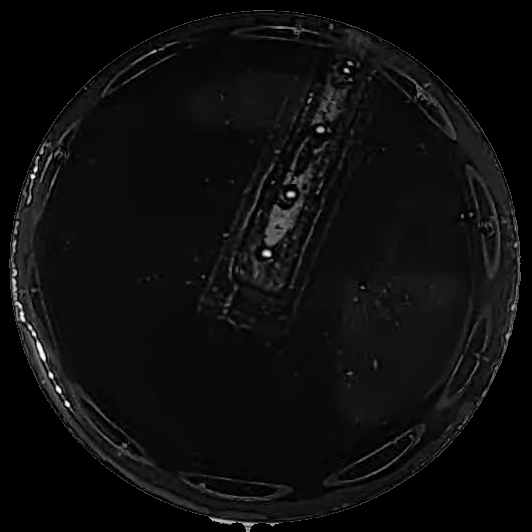
#> input picture PDI/frame2png_output/recording_1764674952183/frame_0011_01122025_112644.png, 532 x 532 px; its folder holds 3 pictures in this run
$ python ice_thickness_user_detection.py
#> lines starting #> are read from the running program, lines starting #| are printed output that depends on the picture; after the words box and inside, x2 and y2 are one past the last pixel; in counts of white or black regions, pixels touching at a corner belong together
import numpy as np
from datetime import datetime, timedelta
import os
import cv2
import math

videofile = 'recording_1764674952183.webm'

# look into the directory and save a frame each 5min
frame_direc = os.path.join("../PDI/frame2png_output/", videofile.split('.')[0])
files = os.listdir(frame_direc)
files_sorted = sorted(files, key=lambda x: int(x.split('_')[3].strip('.png')))

outFolder   = './ice_thickness_trace/'
os.makedirs(outFolder, exist_ok=True)

R_out = int(256)                # from hough detection radius
outer_diam_mm = 51/2
thickness_array = np.array([])
frametime = np.array([])

def draw_circle(event, x, y,flags, param):
    global drawing, thickness_array, cx, cy, R_out, outer_diam_mm

    base = param["base"]      # original image for redraw
    img  = param["img"]       # image shown in window (will be modified)
    win  = param["win"]
    file = param["file"]
    outFolder = param["outFolder"]

    if event == cv2.EVENT_LBUTTONDOWN:
        drawing = True

    elif event == cv2.EVENT_LBUTTONUP:
        drawing = False
        img[:] = base

        radius = int(math.hypot(x - cx, y - cy))
        cv2.circle(img, (cx, cy), radius, (0, 0, 255), 2)

        ice_thick = ((R_out-radius)*outer_diam_mm)/R_out
        thickness_array = np.append(thickness_array, ice_thick)

        print(f"Radius: {radius} [px]")
        print(f"ICE thickness: {ice_thick} [mm]")

        cv2.imshow(win, img)
        name = os.path.splitext(file)[0]
        frame_filename = os.path.join(outFolder, f"{name}_th{ice_thick:.2f}mm.png")
        cv2.imwrite(frame_filename, img)


for file in files_sorted:
    # ---------- UPLOAD FRAME ----------
    file_path = os.path.join(frame_direc, file)
    filename = file.split('_')[3].strip('.png')
    t = datetime.strptime(filename, '%H%M%S')
    frametime = np.append(frametime,t)

    f = cv2.imread(file_path)
#> f is the input picture: shape (532, 532, 3); min 0, max 255, mean 13.6

    # ---------- DRAW OUTER CIRCLE ----------
    # define outer circle
    [w, h] = f.shape[:2]
#> w = 532; h = 532
    cx = w // 2
#> cx = 266
    cy = h // 2
#> cy = 266
    center_out = (int(cx), int(cy))
#> center_out = (266, 266)
    cv2.drawMarker(f, center_out, (0, 0, 255), cv2.MARKER_CROSS, 15, 2)
#> f: shape (532, 532, 3); 0.03% of pixels changed, all inside (x1, y1, x2, y2) = (258, 258, 275, 275)
    cv2.circle(f, center_out, R_out, (255, 0, 0), 2)
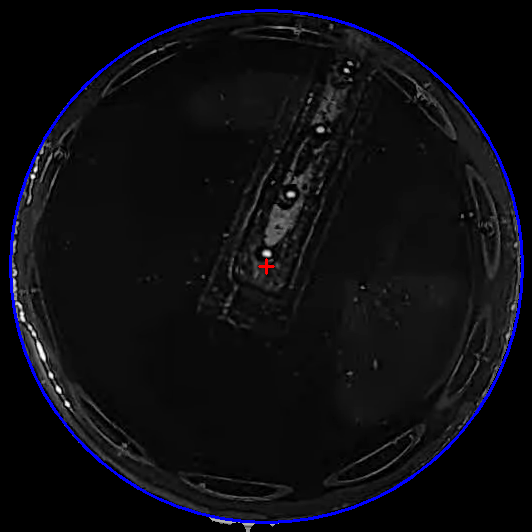
#> f: shape (532, 532, 3); mean B, G, R 17.6, 13.2, 13.3
    # cv2.imshow(file, f)
    # cv2.waitKey(0)

    # ---------- DRAW INNER CIRCLE ----------
    win = "Circle Window: " + str(file)

    img_show = f.copy()  # what you display
    base = f.copy()  # clean copy to redraw on every mouse move

    cv2.namedWindow(win)
    cv2.imshow(win, img_show)

    param = {
        "img": img_show,
        "base": base,
        "win": win,
        "file": file,
        "outFolder": outFolder
    }
    cv2.setMouseCallback(win, draw_circle, param)
    cv2.waitKey(0)
#> pass 2 of the loop `for file in files_sorted:`:
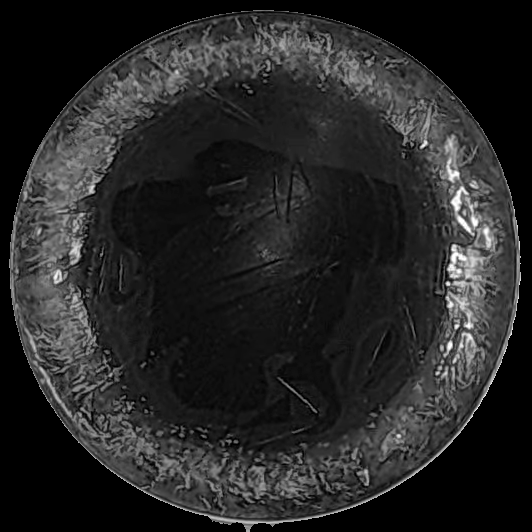
#> input picture PDI/frame2png_output/recording_1764674952183/frame_108011_01122025_122644.png, 532 x 532 px
#> f is the input picture: shape (532, 532, 3); min 0, max 255, mean 37.9
#> `cv2.circle(f, center_out, R_out, (255, 0, 0), 2)`:
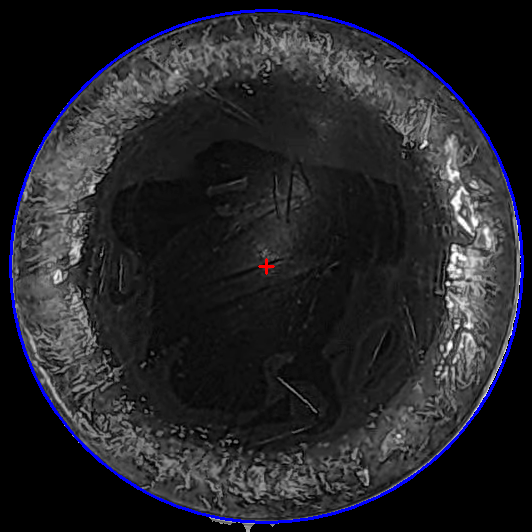
#> f: shape (532, 532, 3); mean B, G, R 41.2, 36.8, 36.9
#> pass 3 of the loop `for file in files_sorted:`:
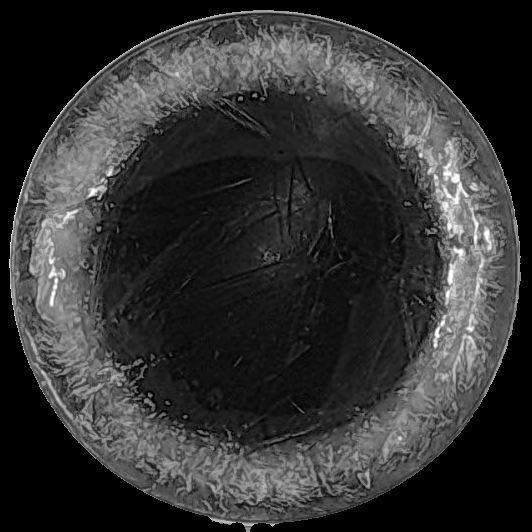
#> input picture PDI/frame2png_output/recording_1764674952183/frame_117011_01122025_123144.png, 532 x 532 px
#> f is the input picture: shape (532, 532, 3); min 0, max 255, mean 50.4
#> `cv2.circle(f, center_out, R_out, (255, 0, 0), 2)`:
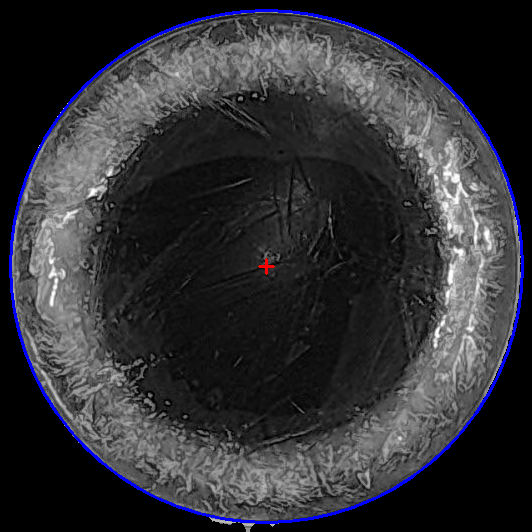
#> f: shape (532, 532, 3); mean B, G, R 53.5, 49.2, 49.2

#> (the run stopped early here; a loop or call above may not have finished)
